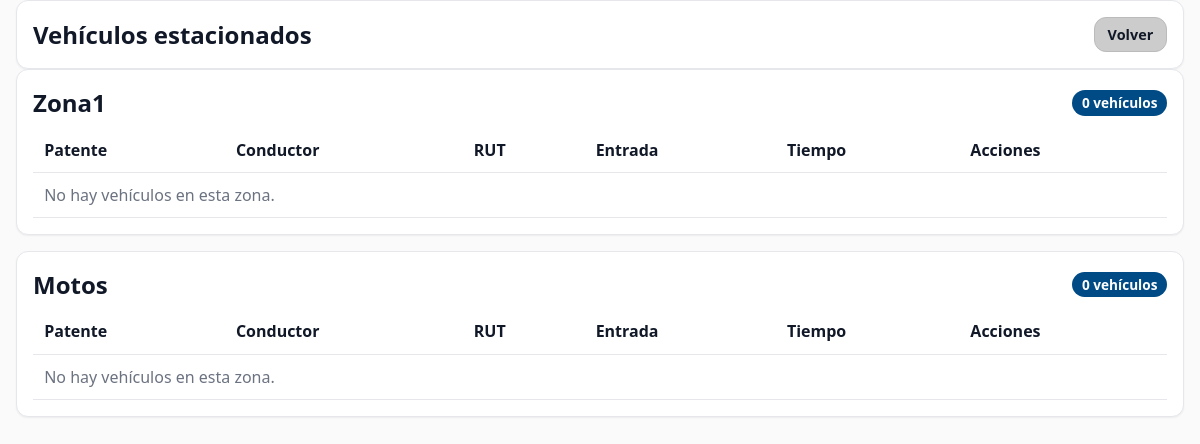
/estacionamientos/dashboard/ (signed in), run on an earlier commit of the app's database.
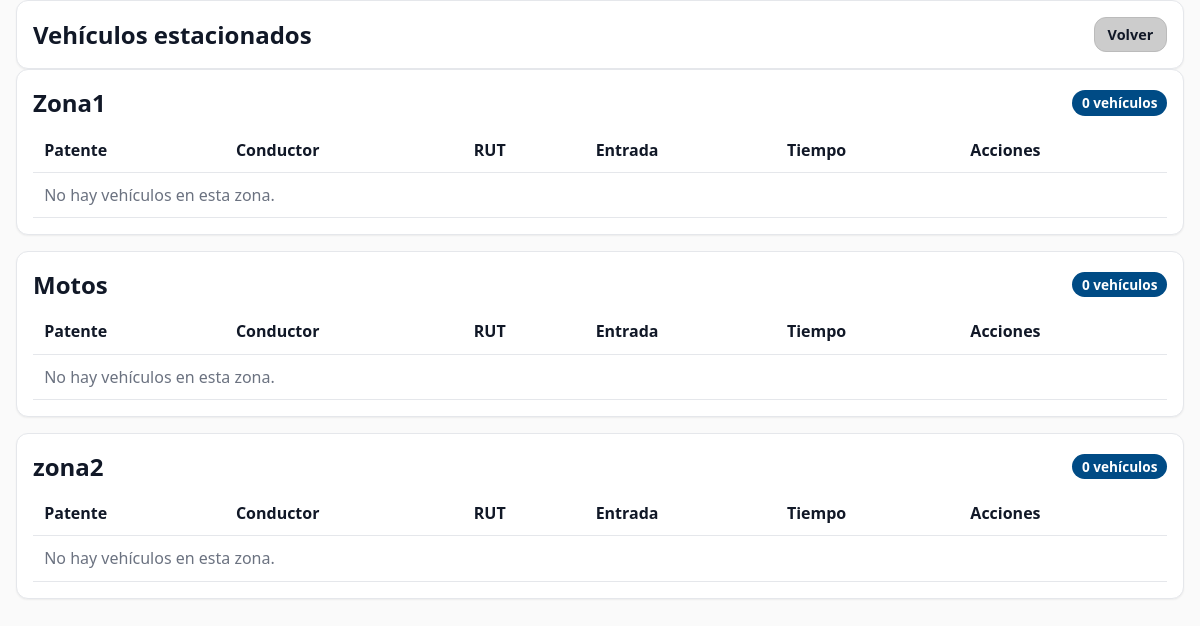
And on a later commit of the database.
### estacionamientos/models.py (models this page shows, shortened)
class ZonaEstacionamiento(models.Model):
    nombre_zona = models.CharField(max_length=100, unique=True)
    n_estacionamientos_totales = models.PositiveIntegerField()
    disponibles = models.PositiveIntegerField()

### estacionamientos/views.py (the view)
# urls.py: path("dashboard/", views.dashboard_autos_estacionados, name="dashboard_autos_estacionados"),
@login_required
def dashboard_autos_estacionados(request):
    registros_activos = RegistroVehiculo.objects.filter(hora_salida__isnull=True)
    prefetch_filtrado = Prefetch('registros', queryset=registros_activos)
    zonas_con_vehiculos = ZonaEstacionamiento.objects.prefetch_related(prefetch_filtrado)
    return render(request, "estacionamientos/dashboard_autos_estacionados.html",{
        "vehiculos": zonas_con_vehiculos,
    })

### estacionamientos/templates/estacionamientos/dashboard_autos_estacionados.html (shortened to what this page needs)
{% extends "base.html" %}
{% load static %}
{% block page_css %}
<link rel="stylesheet" href="{% static 'css/pages/dashboard_autos_estacionados.css' %}">
{% endblock %}
{% block content %}
<section class="card header-card">
  <div class="row row--between">
    <h1 class="title">Vehículos estacionados</h1>
    <a class="btn btn--siga btn--sm" href="{% url 'panel_home' %}">Volver</a>
  </div>
</section>
{% if vehiculos %}
  <div class="zonas-stack">
    {% for zona in vehiculos %}
      <section class="card zona-card">
        <header class="zona-card__header">
          <h2 class="zona-card__title">{{ zona.nombre_zona }}</h2>
          <span class="badge">
            {{ zona.registros.all|length }} vehículo{% if zona.registros.all|length != 1 %}s{% endif %}
          </span>
        </header>
        <div class="table-wrap">
          <table class="table table--sticky table--stack">
            <thead>
              <tr>
                <th>Patente</th>
                <th>Conductor</th>
                <th>RUT</th>
                <th>Entrada</th>
                <th>Tiempo</th>
                <th>Acciones</th>
              </tr>
            </thead>
            <tbody>
              {% for vehiculo in zona.registros.all %}
                <tr class="{% if not vehiculo.hora_salida %}is-active{% endif %}">
                  <td class="patente" data-label="Patente">{{ vehiculo.patente|upper }}</td>
                  <td class="wrap" data-label="Conductor">
                    {{ vehiculo.nombre_conductor }} {{ vehiculo.apellido_conductor }}
                  </td>
                  <td data-label="RUT">{{ vehiculo.rut_conductor }}</td>
                  <td data-label="Entrada">{{ vehiculo.hora_entrada|date:"H:i d/m/Y" }}</td>
                  <td data-label="Tiempo">
                      {{ vehiculo.hora_entrada|timesince }}
                  </td>
                  <td class="acciones" data-label="Acciones">
                    {% if not vehiculo.hora_salida %}
                      <form action="{% url 'registrar_salida' %}" method="post">
                        {% csrf_token %}
                        <input type="hidden" name="zona" value="{{ vehiculo.zona_estacionamiento_id }}">
                        <input type="hidden" name="patente" value="{{ vehiculo.patente }}">
                        <button type="submit" class="btn btn--primary btn--sm">Registrar salida</button>
                      </form>
                    {% else %}
                      <span class="muted">—</span>
                    {% endif %}
                  </td>
                </tr>
              {% empty %}
                <tr>
                  <td class="empty" colspan="7">No hay vehículos en esta zona.</td>
                </tr>
              {% endfor %}
            </tbody>
          </table>
        </div>
      </section>
    {% endfor %}
  </div>
{% else %}
  <section class="card empty-state">
    No hay zonas para mostrar.
  </section>
{% endif %}
{% endblock %}

What changed in the data, as far as the page shows it:
added ZonaEstacionamiento: nombre_zona "zona2", registros.all|length "0"
